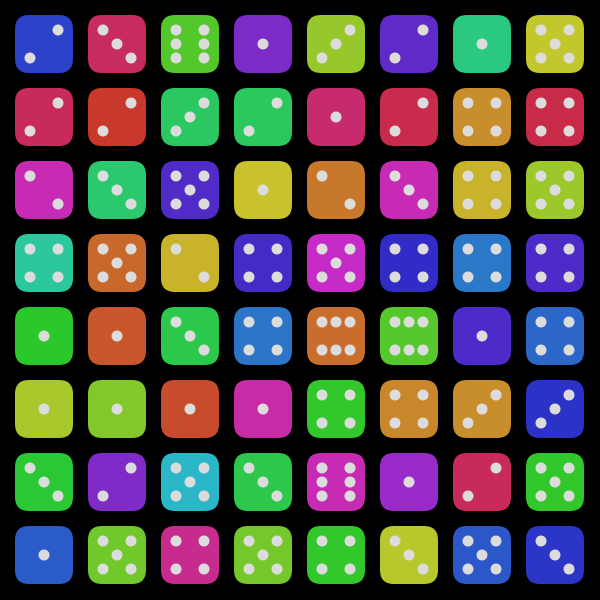
Frame 1 (no input)
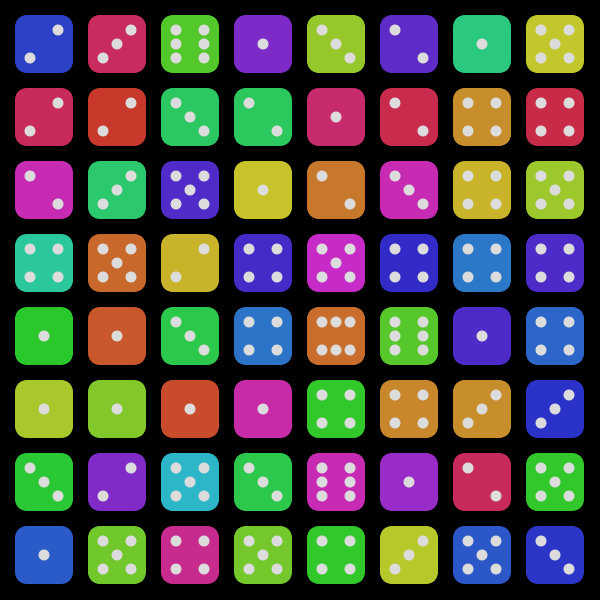
Frame 2 (the mouse pressed at the canvas centre, redrawn once)

The Processing sketch that drew these frames (run headless with seeded random() and noise(); the mouse was pressed at the canvas centre and the sketch redrawn once):

// Processing sketch: processing_150816
// ── processing_150816.pde


int numX = 8;
int numY = numX;
Dice[] die = new Dice[ numX * numY ];


void setup() {
  size ( 600, 600 );
  colorMode( HSB );
  background( 0, 0, 0 );
  noStroke();
  noLoop();
  
  createDice();
} // end of setup


void draw() {
  for (int i=0; i<numX*numY; i++) {
    die[i].Draw();
  }
} // end of draw()


void createDice() {
  int px, py, sz, cl, dn, i=0;

  int minGap = width/numX/5;
  int totalGap= minGap * (numX+1); // 20*7 = 140
  int realSize= (width-totalGap)/numX; // 800-140/6 =110

  for (int x=0; x < numX; x++) {
    for (int y=0; y < numY; y++) {
      cl = int( random( 255 ) ); // die colour
      sz = realSize; // die size
      dn = int( random ( 6 ) ) +1; // number on die
      int marginX = minGap+width-numX*(sz+minGap);
      int marginY = minGap+height-numX*(sz+minGap);
      px = marginX/2+(x*(sz+minGap)); // die x position
      py = marginY/2+(y*(sz+minGap)); // die y position
      die[i] = new Dice ( px, py, sz, cl, dn );
      i++;
    } // end of for(y)
  } // end of for(x)
} // end of createDice()


class Dice {
  // Declare variables used in class
  int posX, posY, dieSize, colour, dieNumber;
  
  // Define how the variables are intially set
  Dice( int x, int y, int s, int c, int n )
  {
    posX = x;
    posY = y;
    dieSize = s;
    colour = c;
    dieNumber = n;
  } // end of definition
  
  void Draw() {
    fill( this.colour, 200, 200 );
    rect( this.posX, this.posY, this.dieSize, this.dieSize, this.dieSize/4 );
    // draw dots on die
    drawDots( this.posX, this.posY, this.dieSize, this.dieNumber );
  } // end of Draw()
} // end of class Dice()

void drawDots( int x, int y, int s, int n ) {
  int dotSize = s/5;
  fill( 0, 0, 220);
  
  pushMatrix();
    translate(x+(s/2),y+(s/2));
    for (int i=0; i<int(random(4)); i++) {
      rotate( HALF_PI );
    } // end of for(i)
  switch(n) {
    case 1:
      ellipse( 0, 0, dotSize, dotSize );
      break;
    case 2:
      ellipse( -(s/4), -(s/4), dotSize, dotSize ); // top left dot
      ellipse( (s/4), (s/4), dotSize, dotSize ); // bottom right dot
      break;
    case 3:
      ellipse( 0, 0, dotSize, dotSize ); // centre dot
      ellipse( -(s/4), -(s/4), dotSize, dotSize ); // top left dot
      ellipse( (s/4), (s/4), dotSize, dotSize ); // bottom right dot
      break;
    case 4:
      ellipse( -(s/4), -(s/4), dotSize, dotSize ); // top left dot
      ellipse( (s/4), -(s/4), dotSize, dotSize ); // top right dot
      ellipse( -(s/4), (s/4), dotSize, dotSize ); // bottom left dot
      ellipse( (s/4), (s/4), dotSize, dotSize ); // bottom right dot
      break;
    case 5:
      ellipse( 0, 0, dotSize, dotSize ); // centre dot
      ellipse( -(s/4), -(s/4), dotSize, dotSize ); // top left dot
      ellipse( (s/4), -(s/4), dotSize, dotSize ); // top right dot
      ellipse( -(s/4), (s/4), dotSize, dotSize ); // bottom left dot
      ellipse( (s/4), (s/4), dotSize, dotSize ); // bottom right dot
      break;
    case 6:
      ellipse( -(s/4), -(s/4), dotSize, dotSize ); // top left dot
      ellipse( (s/4), -(s/4), dotSize, dotSize ); // top right dot
      ellipse( -(s/4), 0, dotSize, dotSize ); // centre left dot
      ellipse( (s/4), 0, dotSize, dotSize ); // centre right dot
      ellipse( -(s/4), (s/4), dotSize, dotSize ); // bottom left dot
      ellipse( (s/4), (s/4), dotSize, dotSize ); // bottom right dot
      break;
  } // end of switch()
  
  popMatrix();
} // end of drawDots()
   
